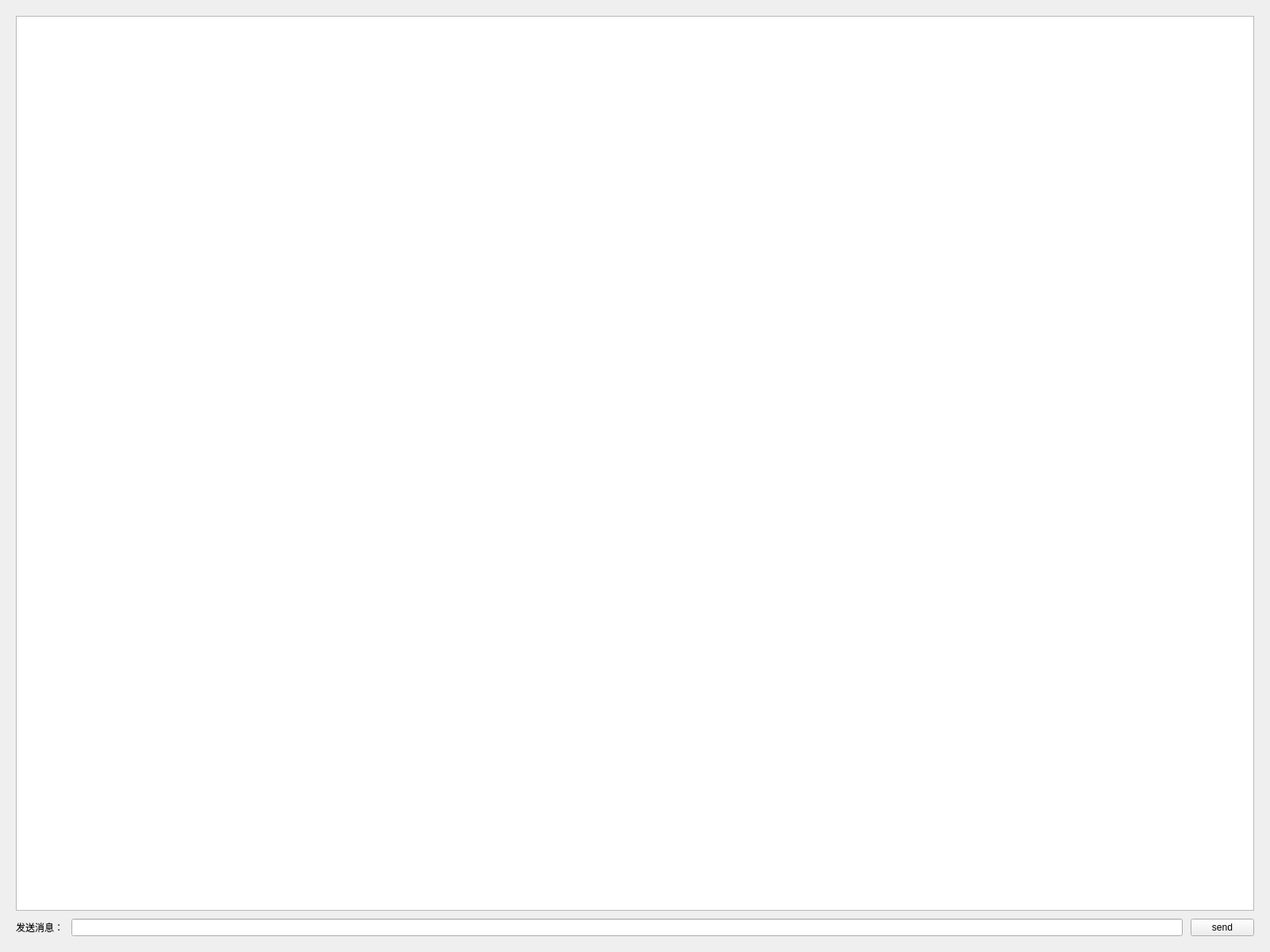
<?xml version="1.0" encoding="UTF-8"?>
<ui version="4.0">
 <class>PatientChatTool</class>
 <widget class="QWidget" name="PatientChatTool">
  <property name="geometry">
   <rect>
    <x>0</x>
    <y>0</y>
    <width>1600</width>
    <height>1200</height>
   </rect>
  </property>
  <property name="windowTitle">
   <string>医患交流</string>
  </property>
  <layout class="QVBoxLayout" name="verticalLayout">
   <property name="spacing">
    <number>10</number>
   </property>
   <property name="leftMargin">
    <number>20</number>
   </property>
   <property name="topMargin">
    <number>20</number>
   </property>
   <property name="rightMargin">
    <number>20</number>
   </property>
   <property name="bottomMargin">
    <number>20</number>
   </property>
   <item>
    <layout class="QFormLayout" name="formLayout"/>
   </item>
   <item>
    <widget class="QTextEdit" name="MessageBox"/>
   </item>
   <item>
    <layout class="QHBoxLayout" name="horizontalLayout">
     <item>
      <widget class="QLabel" name="label_3">
       <property name="text">
        <string>发送消息：</string>
       </property>
      </widget>
     </item>
     <item>
      <widget class="QLineEdit" name="Message"/>
     </item>
     <item>
      <widget class="QPushButton" name="SendBtn">
       <property name="text">
        <string>send</string>
       </property>
      </widget>
     </item>
    </layout>
   </item>
  </layout>
 </widget>
 <resources/>
 <connections/>
</ui>
